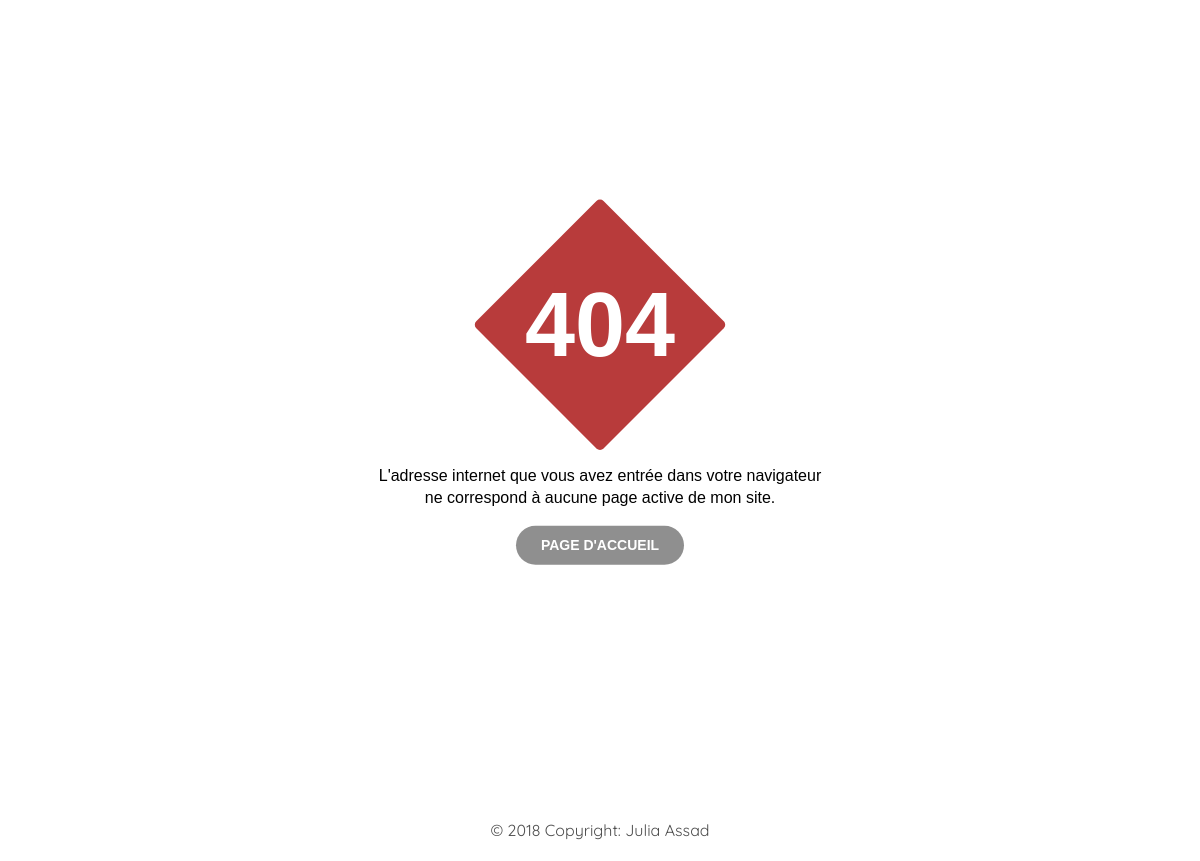
The page /Blog/article/emmet on the database as committed earlier.
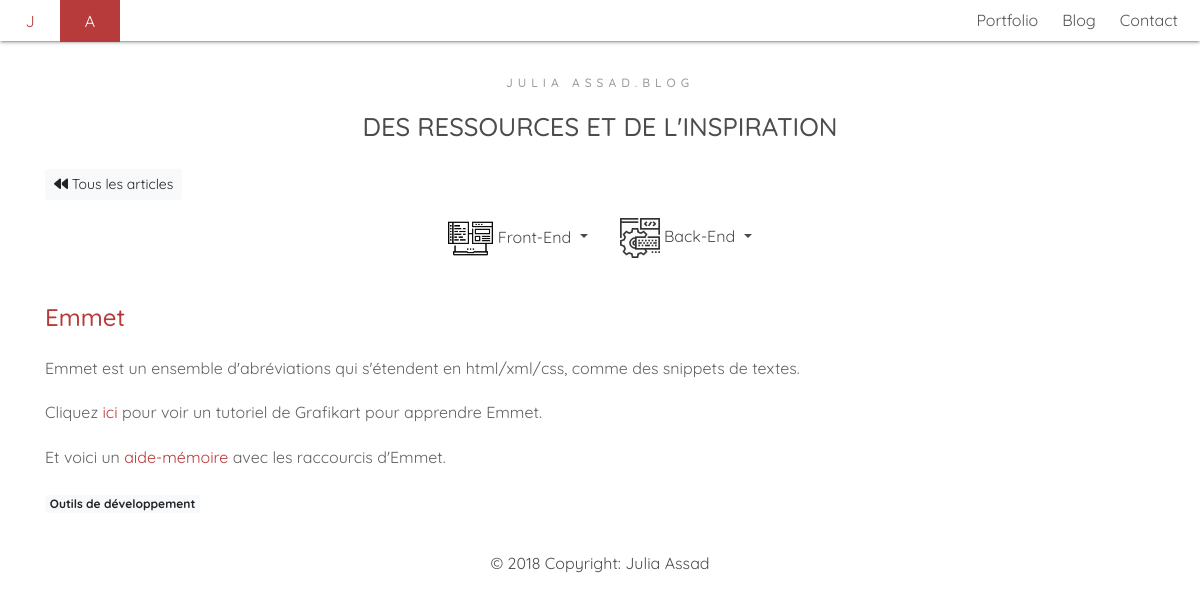
The same page on the database as committed later.
### tables this page shows
CREATE TABLE `articles` (
  `article_id` int(11) NOT NULL,
  `article_title` varchar(255) NOT NULL,
  `article_content` text NOT NULL,
  `article_excerpt` text NOT NULL,
  `article_image` varchar(255) NOT NULL,
  `article_url` text NOT NULL,
  `article_slug` varchar(255) NOT NULL,
  `is_published` tinyint(1) NOT NULL DEFAULT '0'
);

CREATE TABLE `article_categories` (
  `id` int(11) NOT NULL,
  `article_id` int(11) NOT NULL,
  `category_id` int(11) NOT NULL
);

CREATE TABLE `categories` (
  `category_id` int(11) NOT NULL,
  `category_name` varchar(255) NOT NULL,
  `category_type` varchar(255) NOT NULL,
  `category_name_slug` varchar(255) NOT NULL,
  `category_type_slug` varchar(255) NOT NULL
);

### app/libraries/Core.php (called while the page is built, shortened)
<?php
class Core
{
 protected $currentMethod = 'Index';
 public function __construct()
 {
  $url = $this->getUrl();
  if (file_exists('../app/controllers/' . ucwords($url[0]) . '.php')) {
   unset($url[0]);
  }
  $this->currentController = new $this->currentController;
  if (isset($url[1])) {
   if (method_exists($this->currentController, $url[1])) {
    $this->currentMethod = $url[1];
    unset($url[1]);
   }
  }
  $this->params = $url ? array_values($url) : [];
  call_user_func_array([$this->currentController, $this->currentMethod], $this->params);
 }
 public function getUrl()
 {
  if (isset($_GET['url'])) {
   $url = rtrim($_GET['url'], '/');
   $url = filter_var($url, FILTER_SANITIZE_URL);
   $url = explode('/', $url);
   return $url;
  }
 }
}

### build/index.php (called while the page is built, shortened)
<?php
$init = new Core;

### app/libraries/Database.php (called while the page is built, shortened)
<?php
class Database
{
 private $host = DB_HOST;
 private $user = DB_USER;
 private $pass = DB_PASS;
 private $dbname = DB_NAME;
 private $dbh;
 private $stmt;
 public function __construct()
 {
  $dsn = 'mysql:host=' . $this->host . ';dbname=' . $this->dbname;
  $options = array(
   PDO::ATTR_PERSISTENT => true,
   PDO::ATTR_ERRMODE => PDO::ERRMODE_EXCEPTION,
  );
  try {
   $this->dbh = new PDO($dsn, $this->user, $this->pass, $options);
  } catch (PDOException $e) {
   $this->error = $e->getMessage();
   echo $this->error;
  }}
 public function query($sql)
 {
  $this->stmt = $this->dbh->prepare($sql);
 }
 public function bind($param, $value, $type = null)
 {
  if (is_null($type)) {
   switch (true) {
    default:
     $type = PDO::PARAM_STR;
   }
  }
  $this->stmt->bindValue($param, $value, $type);
 }
 public function execute()
 {
  return $this->stmt->execute();
 }
 public function resultSet()
 {
  $this->execute();
  return $this->stmt->fetchAll(PDO::FETCH_OBJ);
 }
 public function single()
 {
  $this->execute();
  return $this->stmt->fetch(PDO::FETCH_OBJ);
 }
}

### app/models/Blogmodel.php (called while the page is built, shortened)
<?php
class Blogmodel
{
    private $db;
    public function __construct()
    {
        $this->db = new Database;
    }
    public function getarticleBySlug($slug)
    {
        $this->db->query("SELECT * FROM articles WHERE article_slug = :slug");
        $this->db->bind(':slug', $slug);
        $row = $this->db->single();
        return $row;
    }
}

### app/models/Categorymodel.php (called while the page is built, shortened)
<?php
class Categorymodel
{
    private $db;
    public function __construct()
    {
        $this->db = new Database;
    }
    public function getFrontCategories()
    {
        $this->db->query('SELECT * FROM categories
        INNER JOIN article_categories on categories.category_id = article_categories.category_id
        INNER JOIN articles on articles.article_id = article_categories.article_id
        WHERE category_type = :type
        AND articles.is_published = 1
        GROUP BY article_categories.category_id');
        $this->db->bind(':type', 'front-end');
        $results = $this->db->resultSet();
        return $results;
    }
    public function getBackCategories()
    {
        $this->db->query('SELECT * FROM categories
        INNER JOIN article_categories on categories.category_id = article_categories.category_id
        INNER JOIN articles on articles.article_id = article_categories.article_id
        WHERE category_type = :type
        AND articles.is_published = 1
        GROUP BY article_categories.category_id');
        $this->db->bind(':type', 'back-end');
        $results = $this->db->resultSet();
        return $results;
    }
    public function getDatabaseCategories()
    {
        $this->db->query('SELECT * FROM categories
        INNER JOIN article_categories on categories.category_id = article_categories.category_id
        INNER JOIN articles on articles.article_id = article_categories.article_id
        WHERE category_type = :type
        AND articles.is_published = 1
        GROUP BY article_categories.category_id');
        $this->db->bind(':type', 'database');
        $results = $this->db->resultSet();
        return $results;
    }
    public function getCategories()
    {
        $this->db->query('SELECT * FROM categories INNER JOIN article_categories on article_categories.category_id = categories.category_id');
        $results = $this->db->resultSet();
        return $results;
    }
}

### app/views/front/pages/single-article.php (the view, shortened to what the changed rows need)
<?php require APPROOT . '/views/inc/header.php';?>
<?php require APPROOT . '/views/inc/top-menu.php';?>
<div id="main" class="main-container blog">
    <section class="single-article">
        <div class="container">
            <div class="row">
                <div class="col-sm-12">
                    <span class="heading-meta text-center">Julia Assad.blog</span>
                    <h2 class="mb-4 text-center section-title">Des Ressources et de l'inspiration</h2>
                    <a href="<?php echo URLROOT; ?>/Blog" class="btn btn-sm btn-light"><i class="fa fa-backward"
                            aria-hidden="true"></i>
                        Tous les articles</a>
                    <nav class="navbar justify-content-center mb-4">
                        <?php if($data['frontCategories']):?>
                        <div class="nav-item dropdown">
                            <a class="nav-link dropdown-toggle" href="#" id="navbarDropdown" role="button"
                                data-toggle="dropdown" aria-haspopup="true" aria-expanded="false">
                                <img class="img-fluid front-end-img" src="../../img/front.png" width="45" height="45"
                                    alt="front-end icon"> Front-End
                            </a>
                        </div>
                        <?php endif;?>
                        <?php if($data['backCategories']):?>
                        <div class="nav-item dropdown">
                            <a class="nav-link dropdown-toggle" href="#" id="navbarDropdown2" role="button"
                                data-toggle="dropdown" aria-haspopup="true" aria-expanded="false">
                                <img class="img-fluid back-end-img" src="../../img/back.png" width="40" height="40"
                                    alt="front-end icon"> Back-End
                            </a>
                        </div>
                        <?php endif;?>
                    </nav>
                    <?php if($data['article']->article_url):?>
                    <h2 class="mt-3 h4"><a href="<?php echo $data['article']->article_url;?>" target="_blank"> <?php echo $data['article']->article_title; ?></a></h2>
                    <?php else: ?>
                    <h2 class="mt-3 h4"><?php echo $data['article']->article_title; ?></h2>
                    <?php endif;?>
                    <?php echo $data['article']->article_content; ?>
                    <div class="mb-3">
                        <?php foreach ($data['categories'] as $category):?>
                        <?php if($data['article']->article_id == $category->article_id):?>
                        <a href="<?php echo URLROOT;?>/Blog/categorie/<?php echo $category->category_name_slug;?>"
                            class="badge badge-light"><?php echo $category->category_name;?></a>
                        <?php endif;?>
                        <?php endforeach;?>
                    </div>
                </div>
            </div>
        </div>
    </section>
</div>
<?php require APPROOT . '/views/inc/footer.php';?>

### app/views/404.php (shortened to what the changed rows need)
<?php require APPROOT . '/views/inc/header.php';?>
<div id="notfound">
    <div class="notfound">
        <div class="notfound-404">
            <div></div>
            <h1>404</h1>
        </div>
        <p>L'adresse internet que vous avez entrée dans votre navigateur ne correspond à aucune page active de mon site.</p>
        <a href="<?php echo URLROOT;?>">Page d'Accueil</a>
    </div>
</div>
<?php require APPROOT . '/views/inc/footer.php';?>

### app/views/inc/top-menu.php (shortened to what the changed rows need)
<nav class="main-nav">
    <a href="<?php echo URLROOT;?>">
        <div class="nav-brand">
            <div class="initial_first_name"><span>J</span></div>
            <div class="initial_last_name"><span>A</span></div>
        </div>
    </a>
    <ul id="main-menu" class="sm sm-clean">
        <li><a href="<?php echo URLROOT;?>/Portfolio">Portfolio</a></li>
        <li><a href="<?php echo URLROOT;?>/Blog">Blog</a></li>
        <li><a href="<?php echo URLROOT;?>/#contact">Contact</a></li>
    </ul>
</nav>

Rows that differ between the two databases and show on the page:
added articles: article_title "Emmet", article_content "Emmet est un ensemble d'abréviations qui s'étendent en html/xml/css, comme des snippets de textes. Cliquez ici pour voir un tutoriel de Grafikart pour apprendre Emmet. Et voici un aide-mémoire avec les raccourcis d'Emmet."
added article_categories: category.category_name "Outils de développement"
Other text that changed with them:
text no longer shown: "404 L'adresse internet que vous avez entrée dans votre navigateur ne correspond à aucune page active de mon site. PAGE D'ACCUEIL"
text now shown: "J A Portfolio Blog Contact JULIA ASSAD.BLOG DES RESSOURCES ET DE L'INSPIRATION Tous les articles Front-End Back-End"
